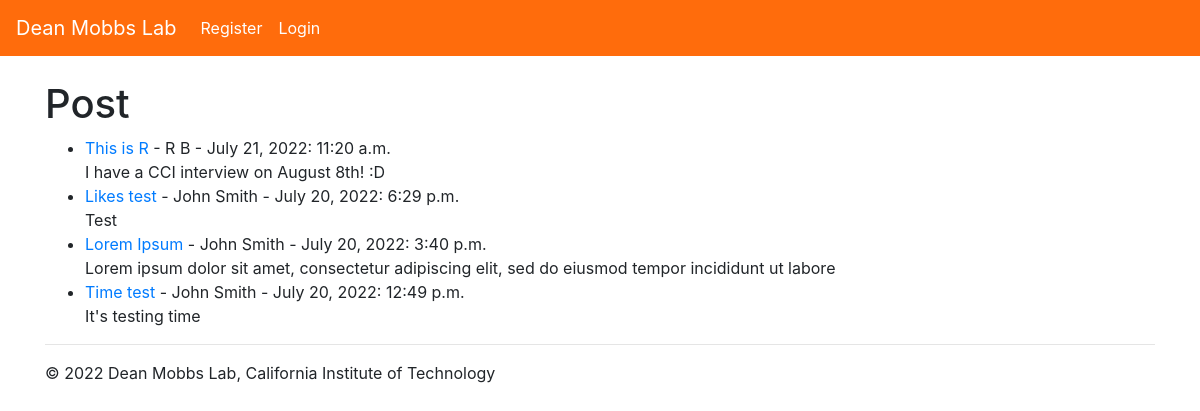
Before: / with the older database file.
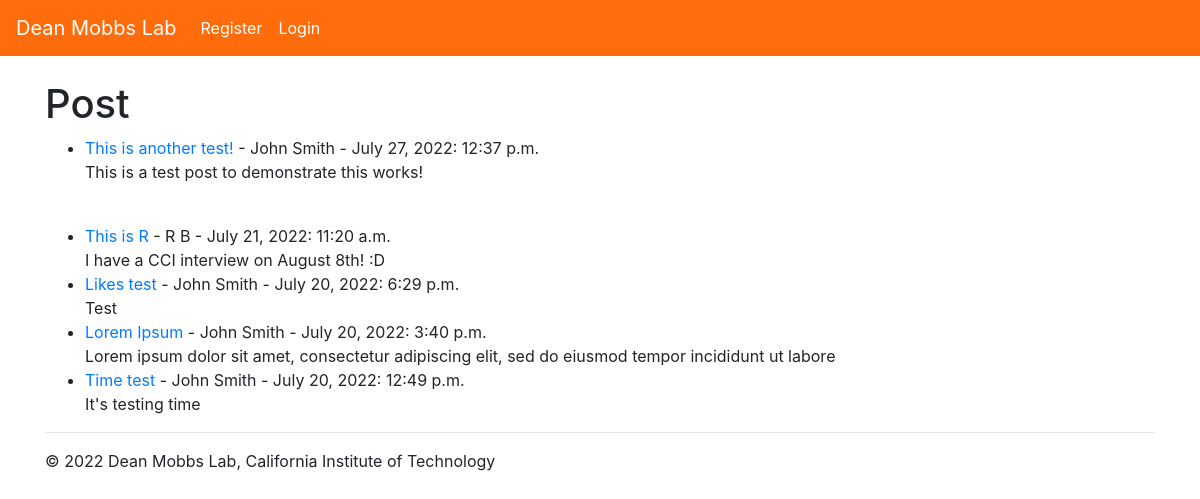
After: the same page with the newer database file.
### Posts/models.py (models this page shows, shortened)
class Post(models.Model):
    title = models.CharField(max_length=255)
    author = models.ForeignKey(User, on_delete=models.CASCADE)
    body = RichTextField(blank=True, null=True)
    post_date = models.DateField(auto_now_add=True)
    post_time = models.TimeField(auto_now_add=True)
    likes = models.ManyToManyField(User, related_name='posts')
    image = models.ImageField(null=True, blank=True, upload_to="images/")

### Posts/views.py (the view)
# urls.py: path('', HomeView.as_view(), name='home'),
class HomeView(ListView):
    model = Post
    template_name = 'home.html'
    ordering = ['-post_date', '-id']

### Posts/templates/home.html (shortened to what this page needs)
{% extends 'base.html' %}
{% block content %}
<h1>Post</h1>
<ul>
{% for post in object_list %}
    <li><a href="{% url 'post-detail' post.pk %}">{{ post.title }}</a> -
        {{ post.author.first_name }}
        {{ post.author.last_name }} -
        {{ post.post_date }}: {{ post.post_time }}<br/>
        {{ post.body|slice:":100"|safe}} <br/>
{% endfor %}
</ul>
{% endblock %}

Changed rows visible on the page:
added Post: title "This is another test!", author.first_name "John", author.last_name "Smith", post_date "July 27, 2022", post_time "12:37 p.m.", body "This is a test post to demonstrate this works!"
